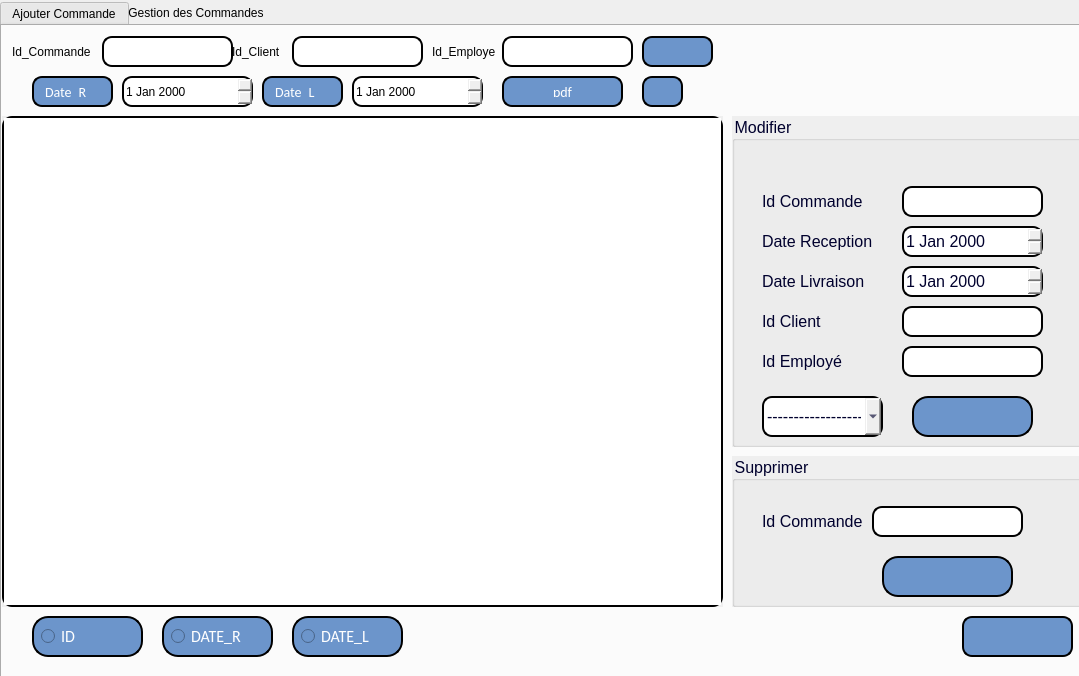
<?xml version="1.0" encoding="UTF-8"?>
<ui version="4.0">
 <class>GestionCommandes</class>
 <widget class="QDialog" name="GestionCommandes">
  <property name="geometry">
   <rect>
    <x>0</x>
    <y>0</y>
    <width>1079</width>
    <height>676</height>
   </rect>
  </property>
  <property name="windowTitle">
   <string>Dialog</string>
  </property>
  <widget class="QLabel" name="label">
   <property name="geometry">
    <rect>
     <x>0</x>
     <y>0</y>
     <width>1141</width>
     <height>711</height>
    </rect>
   </property>
   <property name="text">
    <string/>
   </property>
   <property name="pixmap">
    <pixmap resource="resource.qrc">:/image/wt.jpg</pixmap>
   </property>
  </widget>
  <widget class="QTabWidget" name="tabWidget">
   <property name="geometry">
    <rect>
     <x>0</x>
     <y>0</y>
     <width>1091</width>
     <height>681</height>
    </rect>
   </property>
   <property name="styleSheet">
    <string notr="true">
background-image: url(:/new/prefix1/background.jpg);
QTabBar::tab {
    background: qlineargradient(x1: 0, y1: 0, x2: 0, y2: 1,
                                stop: 0 #E1E1E1, stop: 0.4 #DDDDDD,
                                stop: 0.5 #D8D8D8, stop: 1.0 #D3D3D3);
    border: 2px solid#C4C4C3;
    border-bottom-color: #C2C7CB; /* same as the pane color */
    border-top-left-radius: 4px;
    border-top-right-radius: 4px;
    min-width:20ex;
    padding: 2px;
     font: bold, &quot;Comic Sans MS&quot;;
}

QTabBar::tab:selected, QTabBar::tab:hover {
    background: qlineargradient(x1: 0, y1: 0, x2: 0, y2: 1,
                                stop: 0 #fafafa, stop: 0.4 #f4f4f4,
                                stop: 0.5 #e7e7e7, stop: 1.0 #fafafa);
}

QTabBar::tab:selected {
    border-color: #9B9B9B;
    border-bottom-color: #C2C7CB; /* same as pane color */
}</string>
   </property>
   <property name="currentIndex">
    <number>1</number>
   </property>
   <property name="elideMode">
    <enum>Qt::ElideLeft</enum>
   </property>
   <widget class="QWidget" name="tab">
    <attribute name="title">
     <string>Ajouter Commande</string>
    </attribute>
    <widget class="QLabel" name="label_2">
     <property name="geometry">
      <rect>
       <x>0</x>
       <y>-20</y>
       <width>1151</width>
       <height>671</height>
      </rect>
     </property>
     <property name="text">
      <string/>
     </property>
     <property name="pixmap">
      <pixmap resource="resource.qrc">:/image/wt.jpg</pixmap>
     </property>
    </widget>
    <widget class="QGroupBox" name="groupBox_9">
     <property name="geometry">
      <rect>
       <x>-50</x>
       <y>0</y>
       <width>1171</width>
       <height>691</height>
      </rect>
     </property>
     <property name="acceptDrops">
      <bool>false</bool>
     </property>
     <property name="layoutDirection">
      <enum>Qt::LeftToRight</enum>
     </property>
     <property name="autoFillBackground">
      <bool>false</bool>
     </property>
     <property name="styleSheet">
      <string notr="true">color: #00002d;
  font-size: 30px;</string>
     </property>
     <property name="title">
      <string>Ajouter Une Commande</string>
     </property>
     <property name="alignment">
      <set>Qt::AlignCenter</set>
     </property>
     <widget class="QLabel" name="label_6">
      <property name="geometry">
       <rect>
        <x>310</x>
        <y>50</y>
        <width>191</width>
        <height>71</height>
       </rect>
      </property>
      <property name="layoutDirection">
       <enum>Qt::RightToLeft</enum>
      </property>
      <property name="styleSheet">
       <string notr="true">color: #00002d;
  font-size: 30px;</string>
      </property>
      <property name="text">
       <string>Id Commande</string>
      </property>
     </widget>
     <widget class="QLabel" name="label_10">
      <property name="geometry">
       <rect>
        <x>310</x>
        <y>150</y>
        <width>201</width>
        <height>31</height>
       </rect>
      </property>
      <property name="layoutDirection">
       <enum>Qt::RightToLeft</enum>
      </property>
      <property name="styleSheet">
       <string notr="true">color: #00002d;
  font-size: 30px;</string>
      </property>
      <property name="text">
       <string>Date Reception</string>
      </property>
     </widget>
     <widget class="QLabel" name="label_13">
      <property name="geometry">
       <rect>
        <x>310</x>
        <y>230</y>
        <width>191</width>
        <height>31</height>
       </rect>
      </property>
      <property name="layoutDirection">
       <enum>Qt::RightToLeft</enum>
      </property>
      <property name="styleSheet">
       <string notr="true">color: #00002d;
  font-size: 30px;</string>
      </property>
      <property name="text">
       <string>Date Livraison</string>
      </property>
     </widget>
     <widget class="QLineEdit" name="N_fact">
      <property name="geometry">
       <rect>
        <x>530</x>
        <y>60</y>
        <width>301</width>
        <height>51</height>
       </rect>
      </property>
      <property name="layoutDirection">
       <enum>Qt::RightToLeft</enum>
      </property>
      <property name="styleSheet">
       <string notr="true">border: 2px solid black;
border-radius: 10px;</string>
      </property>
     </widget>
     <widget class="QPushButton" name="pushButton_Ajouter">
      <property name="geometry">
       <rect>
        <x>510</x>
        <y>460</y>
        <width>111</width>
        <height>51</height>
       </rect>
      </property>
      <property name="layoutDirection">
       <enum>Qt::RightToLeft</enum>
      </property>
      <property name="styleSheet">
       <string notr="true"> border: 2px solid black;
border-radius: 10px;
  color: white;
  padding: 20px;
  text-align: center;
  
font-family:calibri;
  display: inline-block;
  font-size: 16px;
 
  border-radius : 16px;
background-color:rgb(108, 149, 203)</string>
      </property>
      <property name="text">
       <string/>
      </property>
      <property name="icon">
       <iconset resource="resource.qrc">
        <normaloff>:/image/icons8-add-50.png</normaloff>:/image/icons8-add-50.png</iconset>
      </property>
      <property name="iconSize">
       <size>
        <width>30</width>
        <height>30</height>
       </size>
      </property>
     </widget>
     <widget class="QLabel" name="label_14">
      <property name="geometry">
       <rect>
        <x>310</x>
        <y>390</y>
        <width>191</width>
        <height>31</height>
       </rect>
      </property>
      <property name="layoutDirection">
       <enum>Qt::RightToLeft</enum>
      </property>
      <property name="styleSheet">
       <string notr="true">color: #00002d;
  font-size: 30px;</string>
      </property>
      <property name="text">
       <string>Id Employé</string>
      </property>
     </widget>
     <widget class="QLabel" name="label_15">
      <property name="geometry">
       <rect>
        <x>310</x>
        <y>310</y>
        <width>191</width>
        <height>31</height>
       </rect>
      </property>
      <property name="layoutDirection">
       <enum>Qt::RightToLeft</enum>
      </property>
      <property name="styleSheet">
       <string notr="true">color: #00002d;
  font-size: 30px;</string>
      </property>
      <property name="text">
       <string>Id Client</string>
      </property>
     </widget>
     <widget class="QDateEdit" name="dateR">
      <property name="geometry">
       <rect>
        <x>530</x>
        <y>140</y>
        <width>301</width>
        <height>51</height>
       </rect>
      </property>
      <property name="styleSheet">
       <string notr="true">border: 2px solid black;
border-radius: 10px;</string>
      </property>
     </widget>
     <widget class="QDateEdit" name="dateL">
      <property name="geometry">
       <rect>
        <x>530</x>
        <y>220</y>
        <width>301</width>
        <height>51</height>
       </rect>
      </property>
      <property name="styleSheet">
       <string notr="true">border: 2px solid black;
border-radius: 10px;</string>
      </property>
     </widget>
     <widget class="QComboBox" name="comboBox_2">
      <property name="geometry">
       <rect>
        <x>530</x>
        <y>300</y>
        <width>301</width>
        <height>51</height>
       </rect>
      </property>
      <property name="styleSheet">
       <string notr="true">border: 2px solid black;
border-radius: 10px;</string>
      </property>
      <item>
       <property name="text">
        <string>-----------------------------</string>
       </property>
      </item>
     </widget>
     <widget class="QComboBox" name="comboBox_3">
      <property name="geometry">
       <rect>
        <x>530</x>
        <y>380</y>
        <width>301</width>
        <height>51</height>
       </rect>
      </property>
      <property name="styleSheet">
       <string notr="true">border: 2px solid black;
border-radius: 10px;</string>
      </property>
      <item>
       <property name="text">
        <string>-----------------------------</string>
       </property>
      </item>
     </widget>
     <widget class="QPushButton" name="pushButton">
      <property name="geometry">
       <rect>
        <x>630</x>
        <y>460</y>
        <width>201</width>
        <height>51</height>
       </rect>
      </property>
      <property name="styleSheet">
       <string notr="true"> border: 2px solid black;
border-radius: 10px;
  color: white;
  padding: 10px;
  text-align: center;
  
font-family:calibri;
  display: inline-block;
  font-size: 16px;
 
  border-radius : 16px;
background-color:rgb(108, 149, 203)</string>
      </property>
      <property name="text">
       <string>Passer une commande</string>
      </property>
     </widget>
     <widget class="QLabel" name="label_4">
      <property name="geometry">
       <rect>
        <x>940</x>
        <y>-10</y>
        <width>211</width>
        <height>211</height>
       </rect>
      </property>
      <property name="text">
       <string/>
      </property>
      <property name="pixmap">
       <pixmap resource="resource.qrc">:/image/Capture d’écran 2022-04-06 014158.png</pixmap>
      </property>
      <property name="scaledContents">
       <bool>true</bool>
      </property>
      <property name="openExternalLinks">
       <bool>false</bool>
      </property>
     </widget>
     <widget class="QPushButton" name="quitter_2">
      <property name="geometry">
       <rect>
        <x>1010</x>
        <y>600</y>
        <width>111</width>
        <height>41</height>
       </rect>
      </property>
      <property name="styleSheet">
       <string notr="true"> border: 2px solid black;
border-radius: 10px;
  color: white;
  padding: 8px;
  text-align: center;
  
font-family:calibri;
  display: inline-block;
  font-size: 14px;
 
  border-radius : 10px;
background-color:rgb(108, 149, 203)</string>
      </property>
      <property name="text">
       <string/>
      </property>
      <property name="icon">
       <iconset resource="resource.qrc">
        <normaloff>:/image/icons8-log-out-64.png</normaloff>:/image/icons8-log-out-64.png</iconset>
      </property>
      <property name="iconSize">
       <size>
        <width>30</width>
        <height>30</height>
       </size>
      </property>
     </widget>
     <widget class="QPushButton" name="pushButton_3">
      <property name="geometry">
       <rect>
        <x>310</x>
        <y>460</y>
        <width>191</width>
        <height>51</height>
       </rect>
      </property>
      <property name="styleSheet">
       <string notr="true"> border: 2px solid black;
border-radius: 10px;
  color: white;
  padding: 10px;
  text-align: center;
  
font-family:calibri;
  display: inline-block;
  font-size: 16px;
 
  border-radius : 16px;
background-color:rgb(108, 149, 203)</string>
      </property>
      <property name="text">
       <string>Recu</string>
      </property>
      <property name="icon">
       <iconset resource="resource.qrc">
        <normaloff>:/image/icons8-pdf-50.png</normaloff>:/image/icons8-pdf-50.png</iconset>
      </property>
     </widget>
    </widget>
   </widget>
   <widget class="QWidget" name="tab_2">
    <attribute name="title">
     <string>Gestion des Commandes</string>
    </attribute>
    <widget class="QLabel" name="label_3">
     <property name="geometry">
      <rect>
       <x>0</x>
       <y>0</y>
       <width>1091</width>
       <height>651</height>
      </rect>
     </property>
     <property name="text">
      <string/>
     </property>
     <property name="pixmap">
      <pixmap resource="resource.qrc">:/image/wt.jpg</pixmap>
     </property>
    </widget>
    <widget class="QLabel" name="label_26">
     <property name="geometry">
      <rect>
       <x>10</x>
       <y>16</y>
       <width>91</width>
       <height>20</height>
      </rect>
     </property>
     <property name="text">
      <string>Id_Commande</string>
     </property>
    </widget>
    <widget class="QLineEdit" name="lineEdit_8">
     <property name="geometry">
      <rect>
       <x>500</x>
       <y>10</y>
       <width>131</width>
       <height>31</height>
      </rect>
     </property>
     <property name="autoFillBackground">
      <bool>false</bool>
     </property>
     <property name="styleSheet">
      <string notr="true">border: 2px solid black;
border-radius: 10px;</string>
     </property>
    </widget>
    <widget class="QLabel" name="label_25">
     <property name="geometry">
      <rect>
       <x>230</x>
       <y>10</y>
       <width>71</width>
       <height>31</height>
      </rect>
     </property>
     <property name="text">
      <string>Id_Client</string>
     </property>
    </widget>
    <widget class="QLineEdit" name="lineEdit_7">
     <property name="geometry">
      <rect>
       <x>290</x>
       <y>10</y>
       <width>131</width>
       <height>31</height>
      </rect>
     </property>
     <property name="autoFillBackground">
      <bool>false</bool>
     </property>
     <property name="styleSheet">
      <string notr="true">border: 2px solid black;
border-radius: 10px;</string>
     </property>
    </widget>
    <widget class="QLabel" name="label_24">
     <property name="geometry">
      <rect>
       <x>430</x>
       <y>10</y>
       <width>81</width>
       <height>31</height>
      </rect>
     </property>
     <property name="text">
      <string>Id_Employe</string>
     </property>
    </widget>
    <widget class="QLineEdit" name="lineEdit_6">
     <property name="geometry">
      <rect>
       <x>100</x>
       <y>10</y>
       <width>131</width>
       <height>31</height>
      </rect>
     </property>
     <property name="autoFillBackground">
      <bool>false</bool>
     </property>
     <property name="styleSheet">
      <string notr="true">border: 2px solid black;
border-radius: 10px;</string>
     </property>
    </widget>
    <widget class="QPushButton" name="recherche_button">
     <property name="geometry">
      <rect>
       <x>640</x>
       <y>10</y>
       <width>71</width>
       <height>31</height>
      </rect>
     </property>
     <property name="font">
      <font>
       <family>calibri</family>
       <pointsize>-1</pointsize>
       <weight>75</weight>
       <bold>true</bold>
      </font>
     </property>
     <property name="autoFillBackground">
      <bool>false</bool>
     </property>
     <property name="styleSheet">
      <string notr="true"> border: 2px solid black;
border-radius: 10px;
  color: white;
  padding: 10px;
  text-align: center;
  
font-family:calibri;
  display: inline-block;
  font-size: 14px;
 
  border-radius : 10px;
background-color:rgb(108, 149, 203)</string>
     </property>
     <property name="text">
      <string/>
     </property>
     <property name="icon">
      <iconset resource="resource.qrc">
       <normaloff>:/image/icons8-search-64 (2).png</normaloff>:/image/icons8-search-64 (2).png</iconset>
     </property>
     <property name="iconSize">
      <size>
       <width>22</width>
       <height>22</height>
      </size>
     </property>
    </widget>
    <widget class="QLabel" name="label_22">
     <property name="geometry">
      <rect>
       <x>30</x>
       <y>50</y>
       <width>81</width>
       <height>31</height>
      </rect>
     </property>
     <property name="autoFillBackground">
      <bool>false</bool>
     </property>
     <property name="styleSheet">
      <string notr="true"> border: 2px solid black;
border-radius: 10px;
  color: white;
  padding: 8px;
  text-align: center;
  
font-family:calibri;
  display: inline-block;
  font-size: 14px;
 
  border-radius : 10px;
background-color:rgb(108, 149, 203)</string>
     </property>
     <property name="text">
      <string>Date_R</string>
     </property>
    </widget>
    <widget class="QDateEdit" name="dateEdit_3">
     <property name="geometry">
      <rect>
       <x>120</x>
       <y>50</y>
       <width>131</width>
       <height>31</height>
      </rect>
     </property>
     <property name="styleSheet">
      <string notr="true">border: 2px solid black;
border-radius: 10px;</string>
     </property>
    </widget>
    <widget class="QLabel" name="label_23">
     <property name="geometry">
      <rect>
       <x>260</x>
       <y>50</y>
       <width>81</width>
       <height>31</height>
      </rect>
     </property>
     <property name="styleSheet">
      <string notr="true"> border: 2px solid black;
border-radius: 10px;
  color: white;
  padding: 8px;
  text-align: center;
  
font-family:calibri;
  display: inline-block;
  font-size: 14px;
 
  border-radius : 10px;
background-color:rgb(108, 149, 203)</string>
     </property>
     <property name="text">
      <string>Date_L</string>
     </property>
    </widget>
    <widget class="QDateEdit" name="dateEdit_4">
     <property name="geometry">
      <rect>
       <x>350</x>
       <y>50</y>
       <width>131</width>
       <height>31</height>
      </rect>
     </property>
     <property name="styleSheet">
      <string notr="true">border: 2px solid black;
border-radius: 10px;</string>
     </property>
    </widget>
    <widget class="QTableView" name="tab_com">
     <property name="geometry">
      <rect>
       <x>0</x>
       <y>90</y>
       <width>721</width>
       <height>491</height>
      </rect>
     </property>
     <property name="autoFillBackground">
      <bool>true</bool>
     </property>
     <property name="styleSheet">
      <string notr="true">border: 2px solid black;
border-radius: 10px;</string>
     </property>
    </widget>
    <widget class="QGroupBox" name="groupBox_5">
     <property name="geometry">
      <rect>
       <x>730</x>
       <y>90</y>
       <width>351</width>
       <height>331</height>
      </rect>
     </property>
     <property name="autoFillBackground">
      <bool>true</bool>
     </property>
     <property name="styleSheet">
      <string notr="true">color: #00002d;
  font-size: 16px;</string>
     </property>
     <property name="title">
      <string>Modifier</string>
     </property>
     <widget class="QLabel" name="label_9">
      <property name="geometry">
       <rect>
        <x>30</x>
        <y>70</y>
        <width>111</width>
        <height>31</height>
       </rect>
      </property>
      <property name="text">
       <string>Id Commande</string>
      </property>
     </widget>
     <widget class="QLabel" name="label_12">
      <property name="geometry">
       <rect>
        <x>30</x>
        <y>110</y>
        <width>111</width>
        <height>31</height>
       </rect>
      </property>
      <property name="text">
       <string>Date Reception</string>
      </property>
     </widget>
     <widget class="QLineEdit" name="num_fact2">
      <property name="geometry">
       <rect>
        <x>170</x>
        <y>70</y>
        <width>141</width>
        <height>31</height>
       </rect>
      </property>
      <property name="styleSheet">
       <string notr="true">border: 2px solid black;
border-radius: 10px;</string>
      </property>
     </widget>
     <widget class="QPushButton" name="modifier">
      <property name="geometry">
       <rect>
        <x>180</x>
        <y>280</y>
        <width>121</width>
        <height>41</height>
       </rect>
      </property>
      <property name="styleSheet">
       <string notr="true"> border: 2px solid black;
border-radius: 10px;
  color: white;
  padding: 20px;
  text-align: center;
  
font-family:calibri;
  display: inline-block;
  font-size: 16px;
 
  border-radius : 16px;
background-color:rgb(108, 149, 203)</string>
      </property>
      <property name="text">
       <string/>
      </property>
      <property name="icon">
       <iconset resource="resource.qrc">
        <normaloff>:/image/icons8-edit-64 (1).png</normaloff>:/image/icons8-edit-64 (1).png</iconset>
      </property>
      <property name="iconSize">
       <size>
        <width>30</width>
        <height>30</height>
       </size>
      </property>
     </widget>
     <widget class="QLabel" name="label_19">
      <property name="geometry">
       <rect>
        <x>30</x>
        <y>150</y>
        <width>111</width>
        <height>31</height>
       </rect>
      </property>
      <property name="text">
       <string>Date Livraison</string>
      </property>
     </widget>
     <widget class="QLabel" name="label_20">
      <property name="geometry">
       <rect>
        <x>30</x>
        <y>190</y>
        <width>111</width>
        <height>31</height>
       </rect>
      </property>
      <property name="styleSheet">
       <string notr="true">color: #00002d;
  font-size: 16px;</string>
      </property>
      <property name="text">
       <string>Id Client</string>
      </property>
     </widget>
     <widget class="QLabel" name="label_21">
      <property name="geometry">
       <rect>
        <x>30</x>
        <y>230</y>
        <width>111</width>
        <height>31</height>
       </rect>
      </property>
      <property name="styleSheet">
       <string notr="true">color: #00002d;
  font-size: 16px;</string>
      </property>
      <property name="text">
       <string>Id Employé</string>
      </property>
     </widget>
     <widget class="QComboBox" name="IDCom">
      <property name="geometry">
       <rect>
        <x>30</x>
        <y>280</y>
        <width>121</width>
        <height>41</height>
       </rect>
      </property>
      <property name="styleSheet">
       <string notr="true">border: 2px solid black;
border-radius: 10px;</string>
      </property>
      <item>
       <property name="text">
        <string>-------------------</string>
       </property>
      </item>
     </widget>
     <widget class="QLineEdit" name="emp">
      <property name="geometry">
       <rect>
        <x>170</x>
        <y>230</y>
        <width>141</width>
        <height>31</height>
       </rect>
      </property>
      <property name="styleSheet">
       <string notr="true">border: 2px solid black;
border-radius: 10px;</string>
      </property>
     </widget>
     <widget class="QLineEdit" name="cl">
      <property name="geometry">
       <rect>
        <x>170</x>
        <y>190</y>
        <width>141</width>
        <height>31</height>
       </rect>
      </property>
      <property name="styleSheet">
       <string notr="true">border: 2px solid black;
border-radius: 10px;</string>
      </property>
     </widget>
     <widget class="QDateEdit" name="dateEdit">
      <property name="geometry">
       <rect>
        <x>170</x>
        <y>110</y>
        <width>141</width>
        <height>31</height>
       </rect>
      </property>
      <property name="styleSheet">
       <string notr="true">border: 2px solid black;
border-radius: 10px;</string>
      </property>
     </widget>
     <widget class="QDateEdit" name="dateEdit_2">
      <property name="geometry">
       <rect>
        <x>170</x>
        <y>150</y>
        <width>141</width>
        <height>31</height>
       </rect>
      </property>
      <property name="styleSheet">
       <string notr="true">border: 2px solid black;
border-radius: 10px;</string>
      </property>
     </widget>
    </widget>
    <widget class="QGroupBox" name="groupBox_8">
     <property name="geometry">
      <rect>
       <x>730</x>
       <y>430</y>
       <width>351</width>
       <height>151</height>
      </rect>
     </property>
     <property name="autoFillBackground">
      <bool>true</bool>
     </property>
     <property name="styleSheet">
      <string notr="true">color: #00002d;
  font-size: 16px;</string>
     </property>
     <property name="title">
      <string>Supprimer</string>
     </property>
     <widget class="QLabel" name="label_8">
      <property name="geometry">
       <rect>
        <x>30</x>
        <y>50</y>
        <width>111</width>
        <height>31</height>
       </rect>
      </property>
      <property name="text">
       <string>Id Commande</string>
      </property>
     </widget>
     <widget class="QPushButton" name="supprimer">
      <property name="geometry">
       <rect>
        <x>150</x>
        <y>100</y>
        <width>131</width>
        <height>41</height>
       </rect>
      </property>
      <property name="styleSheet">
       <string notr="true"> border: 2px solid black;
border-radius: 10px;
  color: white;
  padding: 20px;
  text-align: center;
  
font-family:calibri;
  display: inline-block;
  font-size: 16px;
 
  border-radius : 16px;
background-color:rgb(108, 149, 203)</string>
      </property>
      <property name="text">
       <string/>
      </property>
      <property name="icon">
       <iconset resource="resource.qrc">
        <normaloff>:/image/icons8-delete-64.png</normaloff>:/image/icons8-delete-64.png</iconset>
      </property>
      <property name="iconSize">
       <size>
        <width>40</width>
        <height>40</height>
       </size>
      </property>
     </widget>
     <widget class="QLineEdit" name="num_sup">
      <property name="geometry">
       <rect>
        <x>140</x>
        <y>50</y>
        <width>151</width>
        <height>31</height>
       </rect>
      </property>
      <property name="styleSheet">
       <string notr="true">border: 2px solid black;
border-radius: 10px;</string>
      </property>
     </widget>
    </widget>
    <widget class="QRadioButton" name="radioButton">
     <property name="geometry">
      <rect>
       <x>30</x>
       <y>590</y>
       <width>111</width>
       <height>41</height>
      </rect>
     </property>
     <property name="styleSheet">
      <string notr="true"> border: 2px solid black;
border-radius: 10px;
  color: white;
  padding: 7px;
  text-align: center;
  
font-family:calibri;
  display: inline-block;
  font-size: 16px;
 
  border-radius : 16px;
background-color:rgb(108, 149, 203)</string>
     </property>
     <property name="text">
      <string>ID</string>
     </property>
    </widget>
    <widget class="QRadioButton" name="radioButton_2">
     <property name="geometry">
      <rect>
       <x>160</x>
       <y>590</y>
       <width>111</width>
       <height>41</height>
      </rect>
     </property>
     <property name="styleSheet">
      <string notr="true"> border: 2px solid black;
border-radius: 10px;
  color: white;
  padding: 7px;
  text-align: center;
  
font-family:calibri;
  display: inline-block;
  font-size: 16px;
 
  border-radius : 16px;
background-color:rgb(108, 149, 203)</string>
     </property>
     <property name="text">
      <string>DATE_R</string>
     </property>
    </widget>
    <widget class="QPushButton" name="pdf_2">
     <property name="geometry">
      <rect>
       <x>500</x>
       <y>50</y>
       <width>121</width>
       <height>31</height>
      </rect>
     </property>
     <property name="styleSheet">
      <string notr="true"> border: 2px solid black;
border-radius: 10px;
  color: white;
  padding: 8px;
  text-align: center;
  
font-family:calibri;
  display: inline-block;
  font-size: 14px;
 
  border-radius : 10px;
background-color:rgb(108, 149, 203)</string>
     </property>
     <property name="text">
      <string>pdf</string>
     </property>
     <property name="icon">
      <iconset resource="resource.qrc">
       <normaloff>:/image/icons8-pdf-50.png</normaloff>:/image/icons8-pdf-50.png</iconset>
     </property>
    </widget>
    <widget class="QRadioButton" name="radioButton_3">
     <property name="geometry">
      <rect>
       <x>290</x>
       <y>590</y>
       <width>111</width>
       <height>41</height>
      </rect>
     </property>
     <property name="styleSheet">
      <string notr="true"> border: 2px solid black;
border-radius: 10px;
  color: white;
  padding: 7px;
  text-align: center;
  
font-family:calibri;
  display: inline-block;
  font-size: 16px;
 
  border-radius : 16px;
background-color:rgb(108, 149, 203)</string>
     </property>
     <property name="text">
      <string>DATE_L</string>
     </property>
    </widget>
    <widget class="QPushButton" name="quitter">
     <property name="geometry">
      <rect>
       <x>960</x>
       <y>590</y>
       <width>111</width>
       <height>41</height>
      </rect>
     </property>
     <property name="styleSheet">
      <string notr="true"> border: 2px solid black;
border-radius: 10px;
  color: white;
  padding: 8px;
  text-align: center;
  
font-family:calibri;
  display: inline-block;
  font-size: 14px;
 
  border-radius : 10px;
background-color:rgb(108, 149, 203)</string>
     </property>
     <property name="text">
      <string/>
     </property>
     <property name="icon">
      <iconset resource="resource.qrc">
       <normaloff>:/image/icons8-log-out-64.png</normaloff>:/image/icons8-log-out-64.png</iconset>
     </property>
     <property name="iconSize">
      <size>
       <width>30</width>
       <height>30</height>
      </size>
     </property>
    </widget>
    <widget class="QPushButton" name="pushButton_2">
     <property name="geometry">
      <rect>
       <x>640</x>
       <y>50</y>
       <width>41</width>
       <height>31</height>
      </rect>
     </property>
     <property name="styleSheet">
      <string notr="true"> border: 2px solid black;
border-radius: 10px;
  color: white;
  padding: 8px;
  text-align: center;
  
font-family:calibri;
  display: inline-block;
  font-size: 14px;
 
  border-radius : 10px;
background-color:rgb(108, 149, 203)</string>
     </property>
     <property name="text">
      <string/>
     </property>
     <property name="icon">
      <iconset resource="resource.qrc">
       <normaloff>:/image/icons8-synchronize-48.png</normaloff>:/image/icons8-synchronize-48.png</iconset>
     </property>
     <property name="iconSize">
      <size>
       <width>30</width>
       <height>30</height>
      </size>
     </property>
    </widget>
   </widget>
  </widget>
 </widget>
 <resources>
  <include location="resource.qrc"/>
 </resources>
 <connections/>
</ui>
